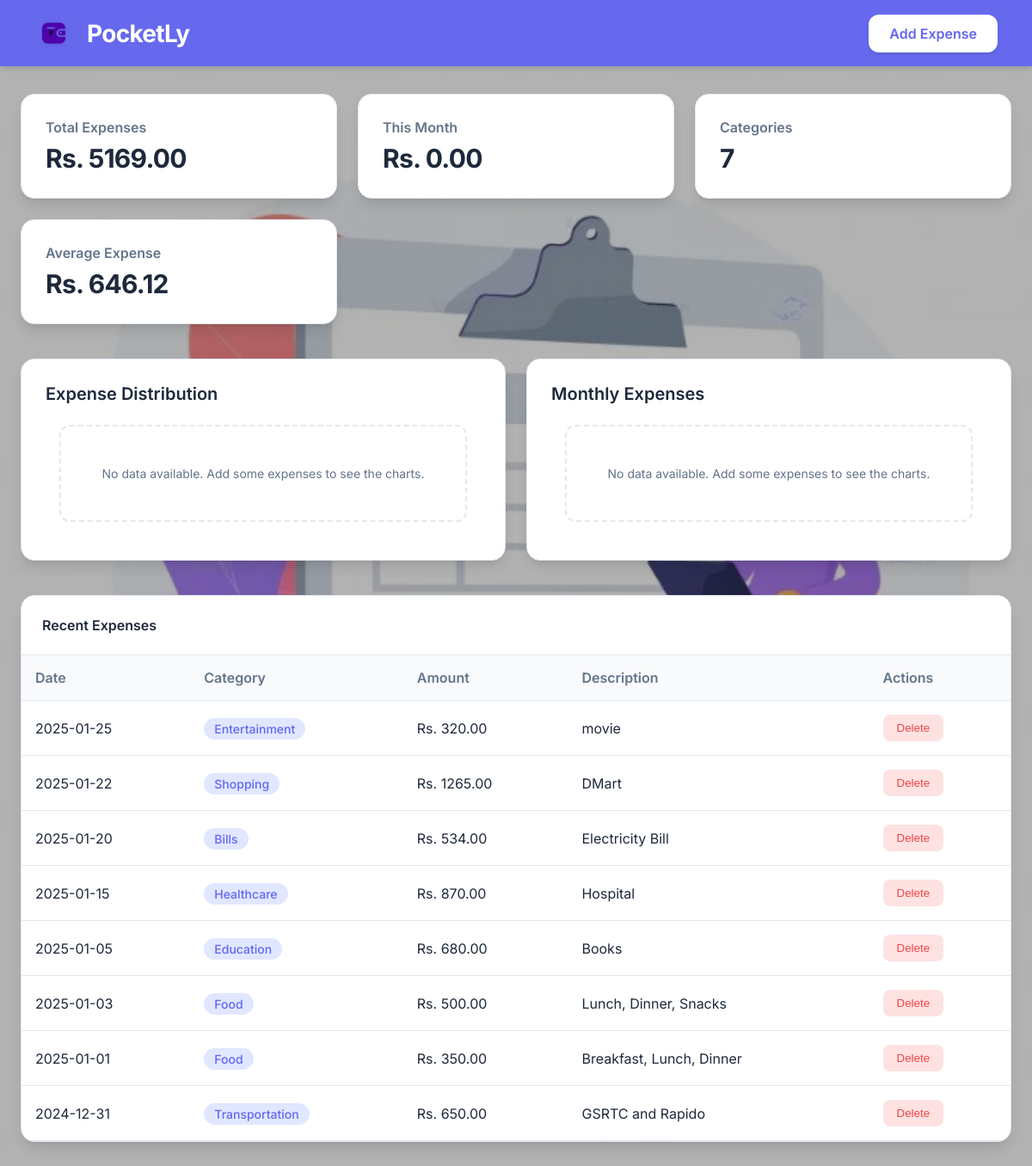
The page / on the database its author committed.
### tables this page shows
CREATE TABLE expenses (
        id INTEGER PRIMARY KEY AUTOINCREMENT,
        date TEXT,
        category TEXT,
        amount REAL,
        description TEXT
    );

### app.py (the view)
@app.route('/')
def index():
    connection = get_db_connection()
    cursor = connection.cursor()
    cursor.execute("SELECT id, date, category, amount, description FROM expenses ORDER BY date DESC")
    expenses = [dict(expense) for expense in cursor.fetchall()]  # Convert to list of dicts
    total_amount = 0
    monthly_amount = 0
    category_totals = {}
    monthly_totals = {}
    current_month = datetime.now().strftime('%Y-%m')
    if expenses:
        for expense in expenses:
            amount = float(expense['amount'])  # tTo Ensure amount is float
            category = expense['category']
            date = expense['date']
            total_amount += amount
            if date.startswith(current_month):
                monthly_amount += amount
            category_totals[category] = category_totals.get(category, 0) + amount
            month_key = date[:7]  # Gets YYYY-MM
            monthly_totals[month_key] = monthly_totals.get(month_key, 0) + amount
        average_amount = total_amount / len(expenses)
    else:
        average_amount = 0
    chart_data = [{"category": k, "amount": float(v)} for k, v in category_totals.items()]
    sorted_months = sorted(monthly_totals.items(), reverse=True)[:6]
    monthly_chart_data = [
        {
            "month": month_name[int(month.split('-')[1])],
            "amount": float(amount)
        }
        for month, amount in sorted_months
    ]
    if not chart_data:
        chart_data = []
    if not monthly_chart_data:
        monthly_chart_data = []
    connection.close()
    return render_template('index.html',
                         expenses=expenses,
                         total_amount=total_amount,
                         monthly_amount=monthly_amount,
                         categories_count=len(category_totals),
                         average_amount=average_amount,
                         chart_data=json.dumps(chart_data),
                         monthly_chart_data=json.dumps(monthly_chart_data))

### app.py (called while the page is built)
def get_db_connection():
    conn = sqlite3.connect('database.db')
    conn.row_factory = sqlite3.Row
    return conn

### templates/index.html (shortened to what this page needs)
<!DOCTYPE html>
<html lang="en">
<head>
    <link rel="stylesheet" href="{{ url_for('static', filename='CSS/main.css') }}">
</head>
<body>
    <nav class="nav-bar">
        <div class="nav-container">
            <div class="logo-container">
                <img src="{{ url_for('static', filename='images/logo.png') }}" alt="PocketLy Logo" class="nav-logo">
                <h1 class="nav-title">PocketLy</h1>
            </div>
            <a href="{{ url_for('add_expense') }}" class="add-button">Add Expense</a>
        </div>
    </nav>
    <div class="main-container">
        <div class="summary-grid">
            <div class="summary-card animate-card">
                <h3 class="card-title">Total Expenses</h3>
                <p class="card-value">Rs. {{ "%.2f"|format(total_amount) }}</p>
            </div>
            <div class="summary-card animate-card">
                <h3 class="card-title">This Month</h3>
                <p class="card-value">Rs. {{ "%.2f"|format(monthly_amount) }}</p>
            </div>
            <div class="summary-card animate-card">
                <h3 class="card-title">Categories</h3>
                <p class="card-value">{{ categories_count }}</p>
            </div>
            <div class="summary-card animate-card">
                <h3 class="card-title">Average Expense</h3>
                <p class="card-value">Rs. {{ "%.2f"|format(average_amount) }}</p>
            </div>
        </div>
        <div class="charts-grid">
            <div class="chart-card">
                <h3>Expense Distribution</h3>
            </div>
            <div class="chart-card">
                <h3>Monthly Expenses</h3>
            </div>
        </div>
        <div class="table-container">
            <div class="table-header">
                <h2 style="text-align: left; font-size: 16px;">Recent Expenses</h2>
            </div>
            <table class="expense-table">
                <thead>
                    <tr>
                        <th>Date</th>
                        <th>Category</th>
                        <th>Amount</th>
                        <th>Description</th>
                        <th>Actions</th>
                    </tr>
                </thead>
                <tbody>
                    {% if expenses %}
                        {% for expense in expenses %}
                        <tr class="expense-row" data-id="{{ expense['id'] }}">
                            <td>{{ expense['date'] }}</td>
                            <td><span class="category-tag">{{ expense['category'] }}</span></td>
                            <td>Rs. {{ "%.2f"|format(expense['amount']) }}</td>
                            <td>{{ expense['description'] }}</td>
                            <td>
                                <button class="delete-btn" onclick="deleteExpense({{ expense['id']}})">Delete</button>
                            </td>
                        </tr>
                        {% endfor %}
                    {% else %}
                        <tr>
                            <td colspan="5" style="text-align: center;">No expenses found</td>
                        </tr>
                    {% endif %}
                </tbody>
            </table>
        </div>
    </div>
</body>
</html>

### static/CSS/main.css (style rules this page uses)
:root { --primary-color: #6366f1; --primary-hover: #4f46e5; --secondary-color: #64748b; --background-color: rgba(243, 244, 246, 0.85); --white: #ffffff; --text-dark: #1e293b; --text-light: #64748b; --border-color: #e2e8f0; --success-color: #10b981; --danger-color: #ef4444; --card-shadow: 0 10px 15px -3px rgba(0, 0, 0, 0.1), 0 4px 6px -2px rgba(0, 0, 0, 0.05); --transition: all 0.3s cubic-bezier(0.4, 0, 0.2, 1); }
body { font-family: 'Inter', sans-serif; margin: 0; padding: 0; background-color: var(--background-color); color: var(--text-dark); background-image: linear-gradient(rgba(0, 0, 0, 0.3), rgba(0, 0, 0, 0.3)), url('../images/background.jpg'); background-size: cover; background-position: center; background-attachment: fixed; min-height: 100vh; }
.nav-bar { background-color: rgba(99, 102, 241, 0.95); padding: 1rem; box-shadow: 0 4px 6px -1px rgba(0, 0, 0, 0.1), 0 2px 4px -1px rgba(0, 0, 0, 0.06); backdrop-filter: blur(8px); position: sticky; top: 0; z-index: 1000; }
.nav-container { max-width: 1200px; margin: 0 auto; display: flex; justify-content: space-between; align-items: center; padding: 0 1.5rem; }
.logo-container { display: flex; align-items: center; gap: 1rem; }
.nav-logo { height: 45px; width: auto; filter: drop-shadow(0 1px 2px rgba(0, 0, 0, 0.1)); }
.nav-title { color: var(--white); font-size: 1.75rem; font-weight: 700; margin: 0; letter-spacing: -0.025em; }
.add-button { background-color: var(--white); color: var(--primary-color); padding: 0.75rem 1.5rem; border-radius: 0.75rem; text-decoration: none; font-weight: 600; transition: var(--transition); box-shadow: 0 2px 4px rgba(0, 0, 0, 0.1); }
.main-container { max-width: 1200px; margin: 2rem auto; padding: 0 1.5rem; }
.summary-grid { display: grid; grid-template-columns: repeat(auto-fit, minmax(280px, 1fr)); gap: 1.5rem; margin-bottom: 2.5rem; }
.summary-card { background-color: var(--white); padding: 1.75rem; border-radius: 1rem; box-shadow: var(--card-shadow); transition: var(--transition); border: 1px solid var(--border-color); }
.card-title { color: var(--text-light); font-size: 1rem; font-weight: 600; margin: 0 0 0.5rem 0; }
.card-value { color: var(--text-dark); font-size: 1.875rem; font-weight: 700; margin: 0; letter-spacing: -0.025em; }
.charts-grid { display: grid; grid-template-columns: repeat(auto-fit, minmax(500px, 1fr)); gap: 1.5rem; margin-bottom: 2.5rem; }
.chart-card { background-color: var(--white); padding: 1.75rem; border-radius: 1rem; box-shadow: var(--card-shadow); border: 1px solid var(--border-color); }
.chart-card h3 { color: var(--text-dark); font-size: 1.25rem; font-weight: 600; margin: 0 0 1.5rem 0; }
.table-container { background-color: var(--white); border-radius: 1rem; box-shadow: var(--card-shadow); overflow: hidden; border: 1px solid var(--border-color); }
.table-header { padding: 1.5rem; border-bottom: 1px solid var(--border-color); }
.table-header h2 { font-size: 1.25rem; font-weight: 600; margin: 0; color: var(--text-dark); }
.expense-table { width: 100%; border-collapse: separate; border-spacing: 0; }
.expense-table th { background-color: #f8fafc; padding: 1rem; text-align: left; font-weight: 600; color: var(--text-light); border-bottom: 1px solid var(--border-color); }
.expense-table td { padding: 1rem; border-bottom: 1px solid var(--border-color); }
.category-tag { background-color: #e0e7ff; color: var(--primary-color); padding: 0.25rem 0.75rem; border-radius: 1rem; font-size: 0.875rem; font-weight: 500; }
.delete-btn { background-color: #fee2e2; color: var(--danger-color); border: none; padding: 0.5rem 1rem; border-radius: 0.5rem; cursor: pointer; font-weight: 500; transition: var(--transition); }
.animate-card { animation: fadeInUp 0.5s ease forwards; }
.animate-card:nth-child(1) { animation-delay: 0.1s; }
.animate-card:nth-child(2) { animation-delay: 0.2s; }
.animate-card:nth-child(3) { animation-delay: 0.3s; }
.animate-card:nth-child(4) { animation-delay: 0.4s; }

### rows shown on the page
expenses: date "2025-01-25", category "Entertainment", amount "320.00", description "movie"
expenses: date "2025-01-22", category "Shopping", amount "1265.00", description "DMart"
expenses: date "2025-01-20", category "Bills", amount "534.00", description "Electricity Bill"
expenses: date "2025-01-15", category "Healthcare", amount "870.00", description "Hospital"
expenses: date "2025-01-05", category "Education", amount "680.00", description "Books"
expenses: date "2025-01-03", category "Food", amount "500.00", description "Lunch, Dinner, Snacks"
expenses: date "2025-01-01", category "Food", amount "350.00", description "Breakfast, Lunch, Dinner"
expenses: date "2024-12-31", category "Transportation", amount "650.00", description "GSRTC and Rapido"

### other values the page prints
{{ "%.2f"|format(total_amount) }} "5169.00"
{{ "%.2f"|format(monthly_amount) }} "0.00"
{{ categories_count }} "7"
{{ "%.2f"|format(average_amount) }} "646.12"
